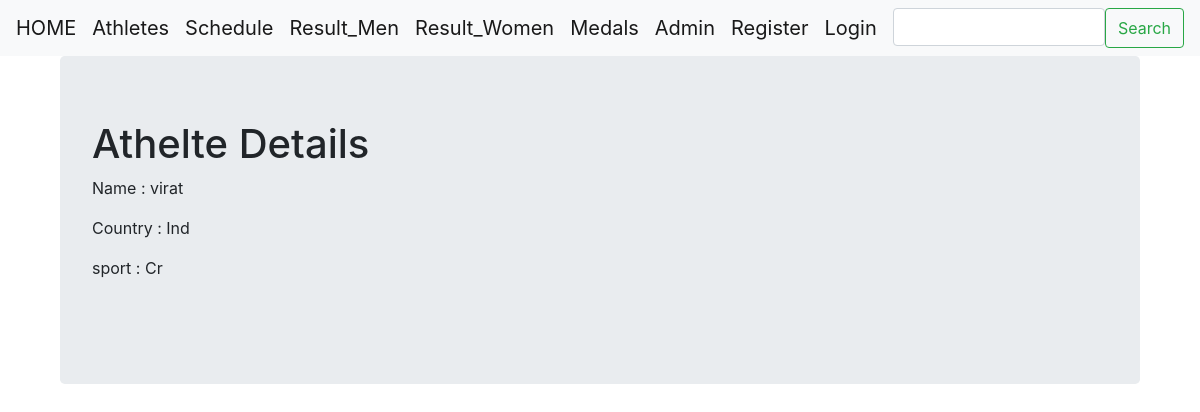
The page /sangarsh/athlete_list/6/ on the database as committed earlier.
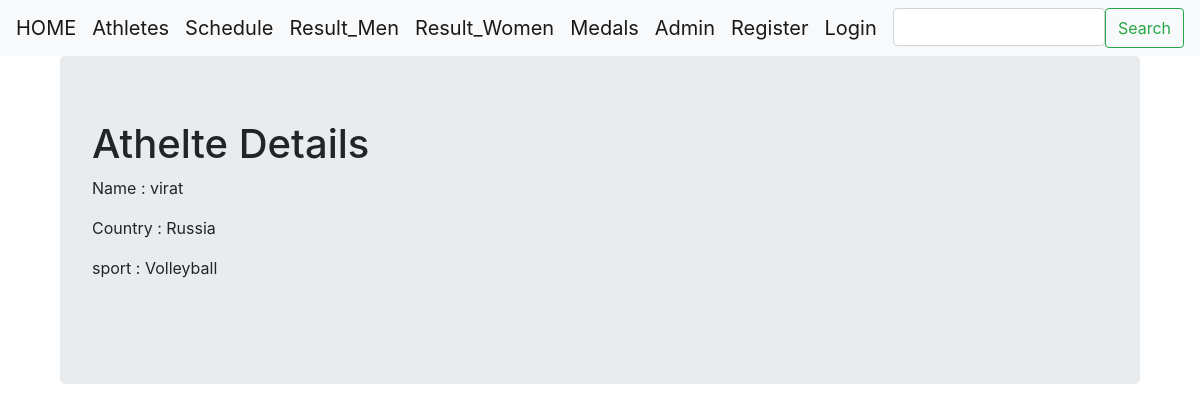
The same page on the database as committed later.
### basic_app/models.py (models this page shows, shortened)
class UserProfileInfo(models.Model):
    CRICKET = 'Cricket'
    FOOTBALL = 'Football'
    HOCKEY = 'Hockey'
    BADMINTON = 'Badminton'
    VOLLEYBALL = 'Volleyball'
    SPORT_CHOICES = [
        (CRICKET, 'Cricket'),
        (FOOTBALL, 'Football'),
        (HOCKEY, 'Hockey'),
        (BADMINTON, 'Badminton'),
        (VOLLEYBALL, 'Volleyball'),
    ]
    INDIA = 'India'
    JAPAN = 'Japan'
    CHINA = 'China'
    USA = 'Usa'
    RUSSIA = 'Russia'
    COUNTRY_CHOICES = [
        (INDIA,"India"),
        (JAPAN,"Japan"),
        (CHINA,"China"),
        (USA,"Usa"),
        (RUSSIA,"Russia")
    ]
    user = models.OneToOneField(User,on_delete = models.CASCADE)
    portofolio_site = models.URLField(blank='False')
    country = models.CharField(max_length = 32,choices = COUNTRY_CHOICES,)
    sport = models.CharField(max_length = 32,choices = SPORT_CHOICES,)
    profile_pic = models.ImageField(blank='False',upload_to = 'profile_pics')

### basic_app/views.py (the view)
# urls.py: path('athlete_list/<int:pk>/',views.AthleteDetailView.as_view(),name = "detail"),
class AthleteDetailView(DetailView):
    context_object_name = "athlete_detail"
    model = models.UserProfileInfo
    template_name = 'basic_app/athlete_detail.html'

### templates/basic_app/athlete_detail.html (shortened to what this page needs)
{% extends "basic_app/base.html" %}
{% load static %}
{% block body_block %}
  <div class="container">
    <div class="jumbotron">
      <h1>Athelte Details</h1>
      <p>Name : {{ athlete_detail.user.username}}</p>
      <p>Country : {{ athlete_detail.country}}</p>
      <p>sport : {{ athlete_detail.sport}}</p>
      <div>
        <br>
    </div>
  </div>
</div>
{% endblock %}

Rows that differ between the two databases and show on the page:
changed UserProfileInfo "virat": country "Ind" → "Russia"; sport "Cr" → "Volleyball"
